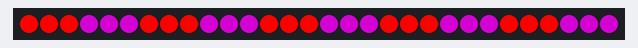
This sketch was run on a simulated Arduino Uno, built with avr-gcc and run on an emulated ATmega328P. Shown: 30 RGB LEDs in strip order, left to right.

Above: at 0.05 s.
At 0.46 s:
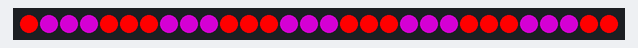
At 0.86 s:
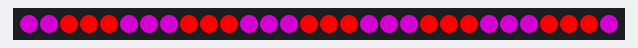

The sketch:

animation3.ino
```cpp
#include <Adafruit_NeoPixel.h>
#include "WS2812_Definitions.h"

#define PIN 4
#define LED_COUNT 30
Adafruit_NeoPixel leds = Adafruit_NeoPixel(LED_COUNT, PIN, NEO_GRB + NEO_KHZ800);
void setup()
{
  // put your setup code here, to run once:
  leds.begin();
  Serial.begin(115200);
}

void loop()
{
  // put your main code here, to run repeatedly:
  rotate (RED, PURPLE, 100);
}

void rotate (unsigned long colora, unsigned long colorb, byte wait)
{
  for (int i = 0; i < LED_COUNT; i++)
  {
    leds.setPixelColor(i - 29, colora);  // Set fourth LED to full red, no green, full blue
    leds.setPixelColor(i - 28, colora);
    leds.setPixelColor(i - 27, colorb);
    leds.setPixelColor(i - 26, colorb);
    leds.setPixelColor(i - 25, colorb);
    leds.setPixelColor(i - 24, colora);
    leds.setPixelColor(i - 23, colora);
    leds.setPixelColor(i - 22, colora);
    leds.setPixelColor(i - 21, colorb);
    leds.setPixelColor(i - 20, colorb);
    leds.setPixelColor(i - 19, colorb);
    leds.setPixelColor(i - 18, colora);
    leds.setPixelColor(i - 17, colora);
    leds.setPixelColor(i - 16, colora);
    leds.setPixelColor(i - 15, colorb);
    leds.setPixelColor(i - 14, colorb);
    leds.setPixelColor(i - 13, colorb);
    leds.setPixelColor(i - 12, colora);
    leds.setPixelColor(i - 11, colora);
    leds.setPixelColor(i - 10, colora);
    leds.setPixelColor(i - 9, colorb);
    leds.setPixelColor(i - 8, colorb);
    leds.setPixelColor(i - 7, colorb);
    leds.setPixelColor(i - 6, colora);
    leds.setPixelColor(i - 5, colora);
    leds.setPixelColor(i - 4, colora);
    leds.setPixelColor(i - 3, colorb);
    leds.setPixelColor(i - 2, colorb);
    leds.setPixelColor(i - 1, colorb);
    leds.setPixelColor(i, colora);
    leds.setPixelColor(i + 1, colora);
    leds.setPixelColor(i + 2, colora);
    leds.setPixelColor(i + 3, colorb);
    leds.setPixelColor(i + 4, colorb);
    leds.setPixelColor(i + 5, colorb);
    leds.setPixelColor(i + 6, colora);
    leds.setPixelColor(i + 7, colora);
    leds.setPixelColor(i + 8, colora);
    leds.setPixelColor(i + 9, colorb);
    leds.setPixelColor(i + 10, colorb);
    leds.setPixelColor(i + 11, colorb);
    leds.setPixelColor(i + 12, colora);
    leds.setPixelColor(i + 13, colora);
    leds.setPixelColor(i + 14, colora);
    leds.setPixelColor(i + 15, colorb);
    leds.setPixelColor(i + 16, colorb);
    leds.setPixelColor(i + 17, colorb);
    leds.setPixelColor(i + 18, colora);
    leds.setPixelColor(i + 19, colora);
    leds.setPixelColor(i + 20, colora);
    leds.setPixelColor(i + 21, colorb);
    leds.setPixelColor(i + 22, colorb);
    leds.setPixelColor(i + 23, colorb);
    leds.setPixelColor(i + 24, colora);
    leds.setPixelColor(i + 25, colora);
    leds.setPixelColor(i + 26, colora);
    leds.setPixelColor(i + 27, colorb);
    leds.setPixelColor(i + 28, colorb);
    leds.setPixelColor(i + 29, colorb);
    leds.show();
    delay (wait);
  }
}
```

WS2812_Definitions.h
```cpp
/*
  Bunches of definitions for the WS2812 Breakout Board example code

*/

// These are for the cascade function
#define TOP_DOWN 0
#define DOWN_TOP 1

/* A world of colors to set your LED to
  Standard HTML Color Codes sorted by Hex Value
    to see the colors in action, check out:
   http://www.w3schools.com/html/html_colorvalues.asp */

#define BLACK			0x000000
#define NAVY			0x000080
#define DARKBLUE		0x00008B
#define MEDIUMBLUE		0x0000CD
#define BLUE			0x0000FF
#define DARKGREEN		0x006400
#define GREEN			0x008000
#define TEAL			0x008080
#define DARKCYAN		0x008B8B
#define DEEPSKYBLUE		0x00BFFF
#define DARKTURQUOISE		0x00CED1
#define MEDIUMSPRINGGREEN	0x00FA9A
#define LIME			0x00FF00
#define SPRINGGREEN		0x00FF7F
#define AQUA			0x00FFFF
#define CYAN			0x00FFFF
#define MIDNIGHTBLUE		0x191970
#define DODGERBLUE		0x1E90FF
#define LIGHTSEAGREEN		0x20B2AA
#define FORESTGREEN		0x228B22
#define SEAGREEN		0x2E8B57
#define DARKSLATEGRAY		0x2F4F4F
#define LIMEGREEN		0x32CD32
#define MEDIUMSEAGREEN		0x3CB371
#define TURQUOISE		0x40E0D0
#define ROYALBLUE		0x4169E1
#define STEELBLUE		0x4682B4
#define DARKSLATEBLUE		0x483D8B
#define MEDIUMTURQUOISE		0x48D1CC
#define INDIGO 			0x4B0082
#define DARKOLIVEGREEN		0x556B2F
#define CADETBLUE		0x5F9EA0
#define CORNFLOWERBLUE		0x6495ED
#define MEDIUMAQUAMARINE	0x66CDAA
#define DIMGRAY			0x696969
#define SLATEBLUE		0x6A5ACD
#define OLIVEDRAB		0x6B8E23
#define SLATEGRAY		0x708090
#define LIGHTSLATEGRAY		0x778899
#define MEDIUMSLATEBLUE		0x7B68EE
#define LAWNGREEN		0x7CFC00
#define CHARTREUSE		0x7FFF00
#define AQUAMARINE		0x7FFFD4
#define MAROON			0x800000
#define PURPLE			0x800080
#define OLIVE			0x808000
#define GRAY			0x808080
#define SKYBLUE			0x87CEEB
#define LIGHTSKYBLUE		0x87CEFA
#define BLUEVIOLET		0x8A2BE2
#define DARKRED			0x8B0000
#define DARKMAGENTA		0x8B008B
#define SADDLEBROWN		0x8B4513
#define DARKSEAGREEN		0x8FBC8F
#define LIGHTGREEN		0x90EE90
#define MEDIUMPURPLE		0x9370DB
#define DARKVIOLET		0x9400D3
#define PALEGREEN		0x98FB98
#define DARKORCHID		0x9932CC
#define YELLOWGREEN		0x9ACD32
#define SIENNA			0xA0522D
#define BROWN			0xA52A2A
#define DARKGRAY		0xA9A9A9
#define LIGHTBLUE		0xADD8E6
#define GREENYELLOW		0xADFF2F
#define PALETURQUOISE	        0xAFEEEE
#define LIGHTSTEELBLUE		0xB0C4DE
#define POWDERBLUE		0xB0E0E6
#define FIREBRICK		0xB22222
#define DARKGOLDENROD		0xB8860B
#define MEDIUMORCHID		0xBA55D3
#define ROSYBROWN		0xBC8F8F
#define DARKKHAKI		0xBDB76B
#define SILVER			0xC0C0C0
#define MEDIUMVIOLETRED	        0xC71585
#define INDIANRED 		0xCD5C5C
#define PERU			0xCD853F
#define CHOCOLATE		0xD2691E
#define TAN			0xD2B48C
#define LIGHTGRAY		0xD3D3D3
#define THISTLE			0xD8BFD8
#define ORCHID			0xDA70D6
#define GOLDENROD		0xDAA520
#define PALEVIOLETRED		0xDB7093
#define CRIMSON			0xDC143C
#define GAINSBORO		0xDCDCDC
#define PLUM			0xDDA0DD
#define BURLYWOOD		0xDEB887
#define LIGHTCYAN		0xE0FFFF
#define LAVENDER		0xE6E6FA
#define DARKSALMON		0xE9967A
#define VIOLET			0xEE82EE
#define PALEGOLDENROD		0xEEE8AA
#define LIGHTCORAL		0xF08080
#define KHAKI			0xF0E68C
#define ALICEBLUE		0xF0F8FF
#define HONEYDEW		0xF0FFF0
#define AZURE			0xF0FFFF
#define SANDYBROWN		0xF4A460
#define WHEAT			0xF5DEB3
#define BEIGE			0xF5F5DC
#define WHITESMOKE		0xF5F5F5
#define MINTCREAM		0xF5FFFA
#define GHOSTWHITE		0xF8F8FF
#define SALMON			0xFA8072
#define ANTIQUEWHITE		0xFAEBD7
#define LINEN			0xFAF0E6
#define LIGHTGOLDENRODYELLOW	0xFAFAD2
#define OLDLACE			0xFDF5E6
#define RED			0xFF0000
#define FUCHSIA			0xFF00FF
#define MAGENTA			0xFF00FF
#define DEEPPINK		0xFF1493
#define ORANGERED		0xFF4500
#define TOMATO			0xFF6347
#define HOTPINK			0xFF69B4
#define CORAL			0xFF7F50
#define DARKORANGE		0xFF8C00
#define LIGHTSALMON		0xFFA07A
#define ORANGE			0xFFA500
#define LIGHTPINK		0xFFB6C1
#define PINK			0xFFC0CB
#define GOLD			0xFFD700
#define PEACHPUFF		0xFFDAB9
#define NAVAJOWHITE		0xFFDEAD
#define MOCCASIN		0xFFE4B5
#define BISQUE			0xFFE4C4
#define MISTYROSE		0xFFE4E1
#define BLANCHEDALMOND		0xFFEBCD
#define PAPAYAWHIP		0xFFEFD5
#define LAVENDERBLUSH		0xFFF0F5
#define SEASHELL		0xFFF5EE
#define CORNSILK		0xFFF8DC
#define LEMONCHIFFON		0xFFFACD
#define FLORALWHITE		0xFFFAF0
#define SNOW			0xFFFAFA
#define YELLOW			0xFFFF00
#define LIGHTYELLOW		0xFFFFE0
#define IVORY			0xFFFFF0
#define WHITE			0xFFFFFF
```

Measured:
- by itself, everything shown: repeats every 0.61 s, in 6 steps
